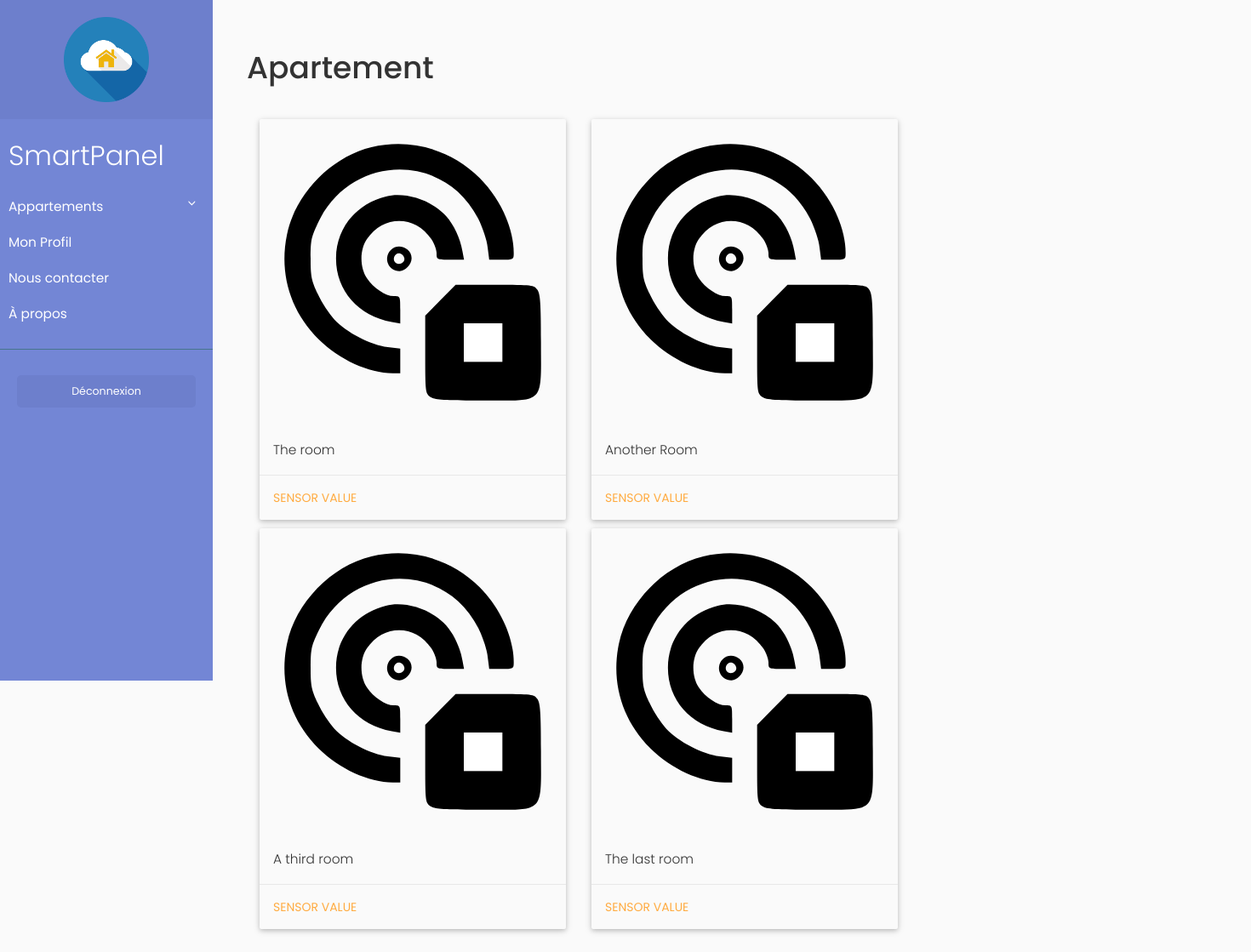
/index.php?cible=apt&aptID=2 (signed in), run on the app's committed database.
### tables this page shows
CREATE TABLE `room` (
  `RoomID` tinyint(4) NOT NULL,
  `ApartmentID` int(11) NOT NULL,
  `Name` varchar(50) NOT NULL
);

### Modele/menu.php (called while the page is built, shortened)
<?php
    function GetAppt($db,$User_Id){
      $reponse = $db->query('SELECT * FROM (SELECT Name, ApptId, appartment.User_Id FROM appartment INNER JOIN user ON user.User_Id=appartment.User_Id) AS tempo WHERE User_Id="'.$User_Id.'"');
      return $reponse;
    }
    function getUserIDOfApartmentID($db,$apartementID) {
      $reponse = $db->query('SELECT User_Id FROM appartment WHERE ApptId = "'.$apartementID.'"');
      return $reponse;
    }
?>

### Modele/appartment.php (called while the page is built, shortened)
<?php
    function getRooms($db, $ApptId){
    	$response = $db->query('SELECT * FROM room WHERE ApartmentID="'.$ApptId.'"');
    	return $response;
    }
?>

### Vue/apartement/apartement.php (the view, shortened to what this page needs)
<!DOCTYPE html>
<html>
    <head>
    	<link rel="stylesheet" type="text/css" href="Vue/apartement/apartement.css">
	</head>
</html>
<?php
include 'Modele/appartment.php';
$firstAptID = GetAppt($db, $_SESSION['User_Id'])->fetchAll()[0]['ApptId'];
global $testWhosApt;
if (!isset($_GET['aptID'])){
	$roomArray = getRooms($db, $firstAptID)->fetchAll();
	$testWhosApt = true;
} else {
	$userIDOfApartmentID = getUserIDOfApartmentID($db,$_GET['aptID'])->fetch();
	if($_SESSION['User_Id']==$userIDOfApartmentID['User_Id']){
		$roomArray = getRooms($db, $_GET['aptID'])->fetchAll();
		$testWhosApt = true;
	} else {
		$testWhosApt = false;
	}
}
if ($testWhosApt)
{
        $apptBody = '
        <h1>Apartement</h1><br>
        <div class="container">
          <div class="row">';
        $i=0;
        if(sizeof($roomArray)==0) { $apptBody = '<h1 id="noRooms">Pas de pièce dans cet apartement</h1>'; } else {
    	foreach ($roomArray as $room) {
    		$i++;
        if($i %2  != 0) {
          $apptBody .= '
            </div>
          <div class="row">';
        }
    		$roomName = $room['Name'];
    		$apptBody .= '
          	<div class="col-md-4">
            	<div class="card">
                <div class="card-image">
                  <img class="img-responsive" src="../Images/sensorBB.svg">
                </div>
                <div class="card-content">
                  <p>'. $roomName.'</p>
                </div>
                <div class="card-action">
                  <a href="#" target="new_blank">Sensor Value</a>
                </div>
              </div>
          	</div>';
    	};
	}
}
else
{
    $contenu = 'Appartement non trouvé';
}
include('gabarit.php');
?>

### Vue/apartement/apartement.css (style rules this page uses)
.card { box-shadow: 0 2px 5px 0 rgba(0, 0, 0, 0.16), 0 2px 10px 0 rgba(0, 0, 0, 0.12); }
.card { margin-top: 10px; box-sizing: border-box; border-radius: 2px; background-clip: padding-box; }
.card .card-image { position: relative; overflow: hidden; }
.card .card-image img { border-radius: 2px 2px 0 0; background-clip: padding-box; position: relative; z-index: -1; }
.card .card-content { padding: 16px; border-radius: 0 0 2px 2px; background-clip: padding-box; box-sizing: border-box; }
.card .card-content p { margin: 0; color: inherit; }
.card .card-action { border-top: 1px solid rgba(160, 160, 160, 0.2); padding: 16px; }
.card .card-action a { color: #ffab40; margin-right: 16px; transition: color 0.3s ease; text-transform: uppercase; }

### css/structure.css (style rules this page uses)
body { font-family: 'Poppins', sans-serif; background: #fafafa; }
p { font-family: 'Poppins', sans-serif; font-size: 1.1em; font-weight: 300; line-height: 1.7em; color: #999; }
a, a:hover, a:focus { color: inherit; text-decoration: none; transition: all 0.3s; }

### data on the page
room: Name "The room"
room: Name "Another Room"
room: Name "A third room"
room: Name "The last room"
